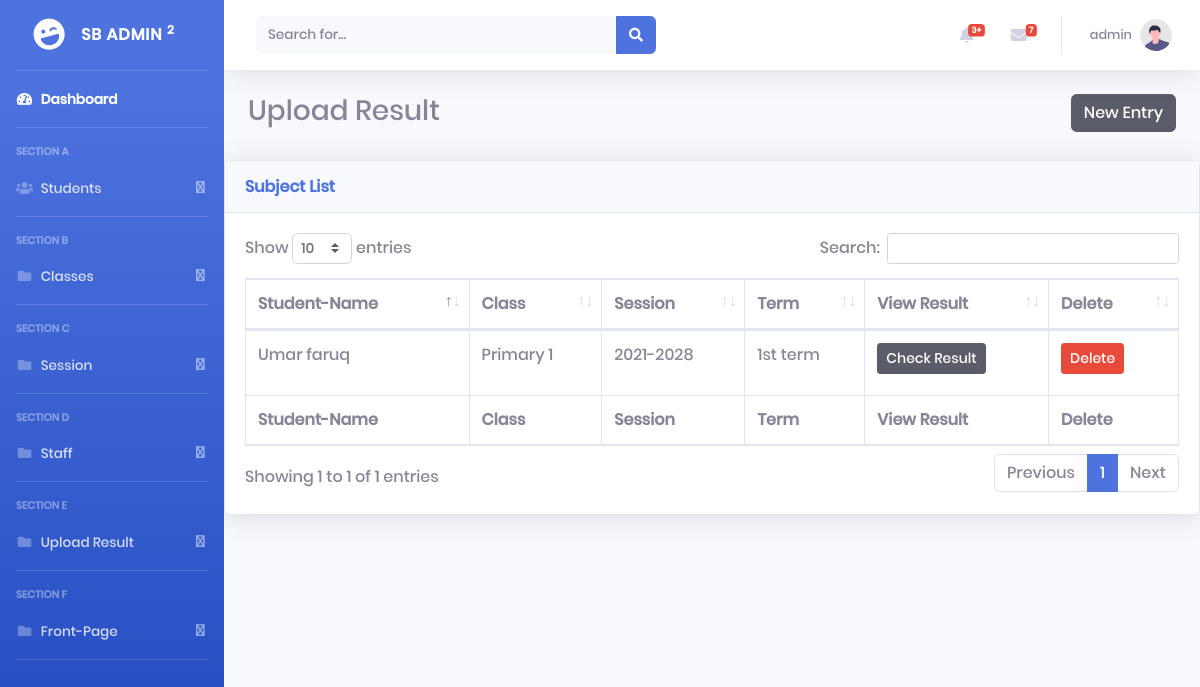
The page /admin/result.php (signed in) on the database its author committed.
### tables this page shows
CREATE TABLE `exam_test` (
  `result_id` int(11) NOT NULL,
  `StudentId` int(111) NOT NULL,
  `ClassId` int(111) NOT NULL,
  `exam_Id` int(111) NOT NULL,
  `session_ids` int(111) NOT NULL,
  `term_ids` int(111) NOT NULL,
  `head_master` varchar(255) NOT NULL
);

CREATE TABLE `tblstudents` (
  `StudentId` int(11) NOT NULL,
  `StudentName` varchar(100) DEFAULT NULL,
  `RollId` varchar(100) DEFAULT NULL,
  `image` varchar(100) DEFAULT NULL,
  `Gender` varchar(10) DEFAULT NULL,
  `DOB` varchar(100) DEFAULT NULL,
  `ClassId` int(20) DEFAULT NULL,
  `RegDate` timestamp NULL DEFAULT current_timestamp(),
  `Status` int(1) DEFAULT NULL,
  `session_ids` int(20) NOT NULL,
  `term_id` int(20) NOT NULL
);

CREATE TABLE `tblclasses` (
  `id` int(11) NOT NULL,
  `ClassName` varchar(80) DEFAULT NULL,
  `Section` int(11) NOT NULL,
  `CreationDate` timestamp NULL DEFAULT current_timestamp()
);

CREATE TABLE `tblsession` (
  `id` int(50) NOT NULL,
  `session` varchar(40) NOT NULL
);

CREATE TABLE `tblterm` (
  `id` int(40) NOT NULL,
  `term` varchar(100) NOT NULL
);

### admin/result.php (the view, shortened to what this page needs)
<?php include("includes/header.php") ?>
<?php include('includes/config.php') ?>
<div id="wrapper">
    <?php include("includes/sidebar.php") ?>
    <div id="content-wrapper" class="d-flex flex-column">
        <div id="content">
            <?php include("includes/navbar.php") ?>
            <div class="container-fluid">
            <h3 class="page-header pb-4">Upload Result <button style="float:right" type="button" class="btn btn-dark" data-toggle="modal" data-target="#myModal">
                    <i class="glyphicon glyphicon-plus"></i> New Entry</button></h3>
            </div>
            <div class="card shadow mb-4">
                <div class="card-header py-3">
                    <h6 class="m-0 font-weight-bold text-primary">Subject List</h6>
                </div>
                <div class="card-body">
                    <div class="table-responsive" style="overflow-x: hidden;">
                        <form action="" method="post" id="show">
                            <table class="table table-bordered" id="dataTable" width="100%" cellspacing="0">
                                <thead>
                                    <tr>
                                    <th>Student-Name</th>
                                        <th>Class</th>
                                        <th>Session</th>
                                        <th>Term</th>
                                        <th>View Result</th>
                                        <th>Delete</th>
                                    </tr>
                                </thead>
                                <tfoot>
                                    <tr>
                                        <th>Student-Name</th>
                                        <th>Class</th>
                                        <th>Session</th>
                                        <th>Term</th>
                                        <th>View Result</th>
                                        <th>Delete</th>
                                </tfoot>
                                <tbody id="">
                                    <?php
                                    $output = "";
                                    $sql = "SELECT * FROM exam_test ";
                                    $sql .= " LEFT JOIN tblstudents on  tblstudents.StudentId=exam_test.StudentId";
                                    $sql .= " LEFT JOIN tblclasses on  tblclasses.id=exam_test.ClassId";
                                    $sql .= " LEFT JOIN tblsession on  tblsession.id=exam_test.session_ids";
                                    $sql .= " LEFT JOIN tblterm on  tblterm.id=exam_test.term_ids";
                                    $sql .= " LEFT JOIN exam_srms on  exam_srms.exam_id=exam_test.exam_id ";
                                    $query = $dbh->prepare($sql);
                                    $query->execute();
                                    $results = $query->fetchAll(PDO::FETCH_OBJ);
                                    foreach ($results as $result) {
                                        $output .= '
                                                <tr>
                                            <input type="hidden" name="id"   id=  value=' . $result->StudentId  . '  style="border:0px" readonly>
                                        <td> <p> ' . $result->StudentName . '   </p> </td>
                                        <td> <p  > ' . $result->ClassName . '   </p> </td>
                                        <td> <p> ' . $result->session . '   </p> </td>
                                        <td> <p> ' . $result->term . '   </p> </td>
                                            <td><a data-toggle="modal" data-target="#edit_user"  class="btn  btn-dark btn-sm"  data-emp-id=' . $result->result_id . ' id="getUser">Check Result</a></td>
                                            <td><a data-toggle="modal" onclick="deleteresult(this)"  class="btn  btn-danger btn-sm"  data-emp-id=' . $result->result_id . ' id=' . $result->result_id . '>Delete</a></td>
                                    ';
                                    }
                                    $output .= '</tr>';
                                    echo ($output);
                                    ?>
                                </tbody>
                            </table>
                        </form>
                    </div>
                </div>
            </div>
        </div>
    </div>
</div>
</body>
</html>

### rows shown on the page
exam_test: StudentId.StudentName "Umar faruq", ClassId.ClassName "Primary 1", tblsession.session "2021-2028", tblterm.term "1st term"

### other values the page prints
$_SESSION['name'] "admin"
